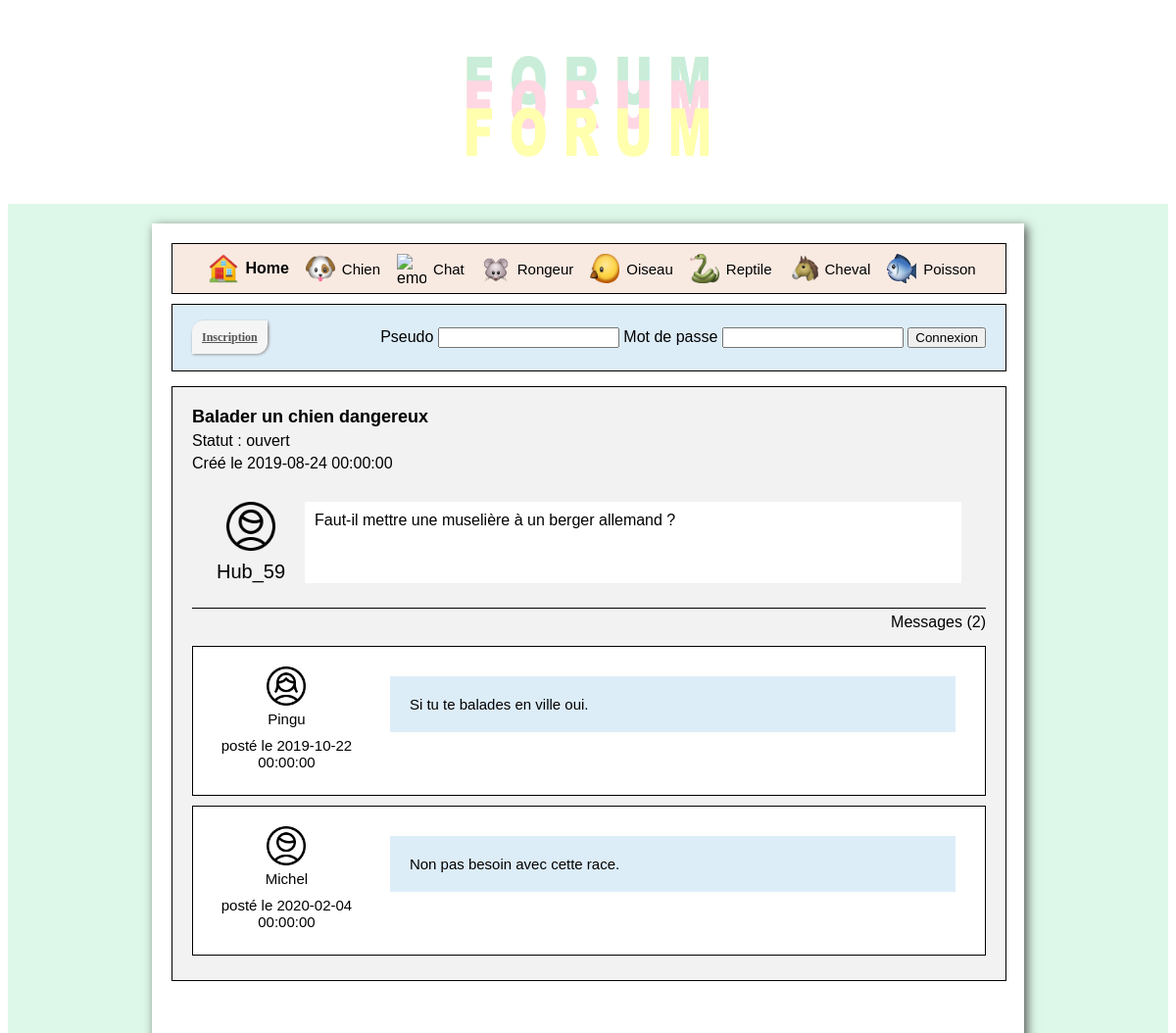
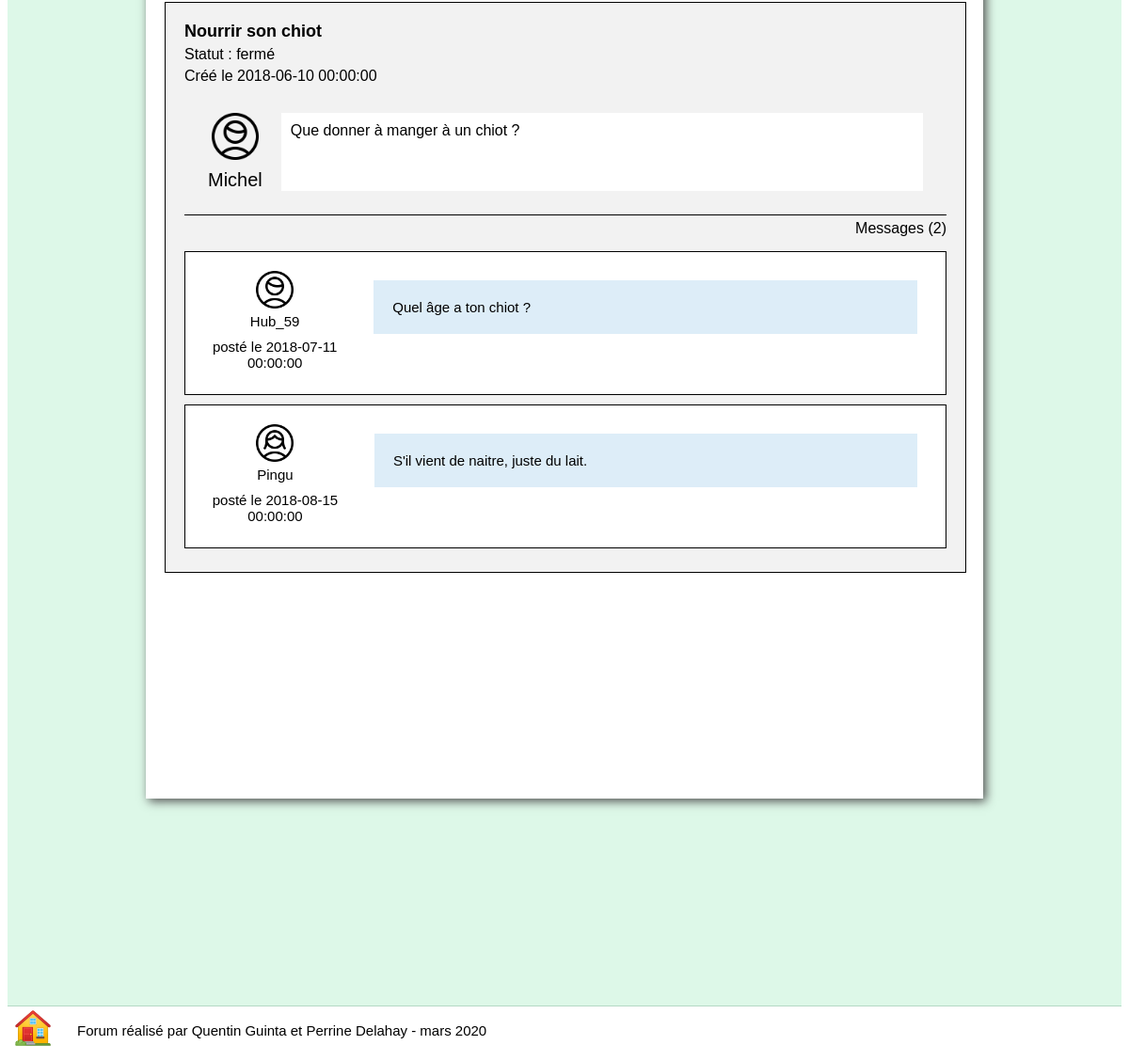
The app's page /sujet.php?idCateg=1 with its own data (2 pictures, top to bottom).
### tables this page shows
CREATE TABLE IF NOT EXISTS Discussion(
idDiscussion INT AUTO_INCREMENT,
titreDiscussion VARCHAR(64),
texteDiscussion TEXT,
dateDiscussion DATETIME,
isClosed TINYINT,
idCategorie INT,
idUser INT,
PRIMARY KEY(idDiscussion));

CREATE TABLE IF NOT EXISTS Utilisateur(
idUser INT AUTO_INCREMENT,  
pseudo VARCHAR(64),  
email VARCHAR(64),
cheminAvatar VARCHAR(64), 
password VARCHAR(64),
isAdmin TINYINT,
isConnected TINYINT,
isBanned TINYINT,
motifBan VARCHAR(64),
dateFinBan DATETIME,
PRIMARY KEY(idUser));

CREATE TABLE IF NOT EXISTS Message(
idMessage INT AUTO_INCREMENT,
texteMessage TEXT,
dateMessage DATETIME,
idUser INT,
idDiscussion INT,
PRIMARY KEY(idMessage));

### dataManagers/CategorieManager.php (called while the page is built, shortened)
<?php
    include_once("C:/UwAmp/www/PPE01-Le-Forum/PHP Perrine/dataManagers/DiscussionManager.php");
    class CategorieManager
    {
        public static function getDiscussions($idCategorie)
        {
            $tabDiscussions = array();
            $connex = DatabaseLinker::getConnexion();
            $state = $connex->prepare("SELECT idDiscussion FROM Discussion WHERE idCategorie=? ORDER BY dateDiscussion DESC");
            $state->bindParam(1, $idCategorie);
            $state->execute();
            $resultats = $state->fetchAll();
            foreach($resultats as $result)
            {
                $discussion = DiscussionManager::findDiscussion($result["idDiscussion"]);
                $tabDiscussions[] = $discussion;
            }
            return $tabDiscussions;
        }
    }
?>

### dataManagers/DiscussionManager.php (called while the page is built, shortened)
<?php
    include_once("C:/UwAmp/www/PPE01-Le-Forum/PHP Perrine/data/Discussion.php");
    include_once("MessageManager.php");
    class DiscussionManager
    {
        public static function findDiscussion($idDiscussion)
        {
            $discussion = null;
            $connex = DatabaseLinker::getConnexion();
            $state = $connex->prepare("SELECT * FROM Discussion WHERE idDiscussion=?");
            $state->bindParam(1, $idDiscussion);
            $state->execute();
            $resultats = $state->fetchAll();
            if(sizeof($resultats)>0)
            {
                $result = $resultats[0];
                $discussion = new Discussion();
                $discussion->setIdDiscussion($idDiscussion);
                $discussion->setTitreDiscussion($result["titreDiscussion"]);
                $discussion->setTexteDiscussion($result["texteDiscussion"]);
                $discussion->setDateDiscussion($result["dateDiscussion"]);
                $discussion->setIsClosed($result["isClosed"]);
                $discussion->setIdCategorie($result["idCategorie"]);
                $discussion->setIdUser($result["idUser"]);
            }
            return $discussion;
        }
        public static function getMessages($idDiscussion)
        {
            $tabMessages = array();
            $connex = DatabaseLinker::getConnexion();
            $state = $connex->prepare("SELECT idMessage FROM Message WHERE idDiscussion=? ORDER BY dateMessage");
            $state->bindParam(1, $idDiscussion);
            $state->execute();
            $resultats = $state->fetchAll();
            foreach($resultats as $result)
            {
                $message = MessageManager::findMessage($result["idMessage"]);
                $tabMessages[] = $message;
            }
            return $tabMessages;
        }
    }
?>

### data/Discussion.php (called while the page is built, shortened)
<?php
    class Discussion
    {
        private $titreDiscussion;
        private $texteDiscussion;
        private $dateDiscussion;
        private $isClosed;
        function getTitreDiscussion()
        {
            return $this->titreDiscussion;
        }
        function getTexteDiscussion()
        {
            return $this->texteDiscussion;
        }
        function getDateDiscussion()
        {
            return $this->dateDiscussion;
        }
        function getIsClosed()
        {
            return $this->isClosed;
        }
        function setTitreDiscussion($titreDiscussion)
        {
            $this->titreDiscussion = $titreDiscussion;
        }
        function setTexteDiscussion($texteDiscussion)
        {
            $this->texteDiscussion = $texteDiscussion;
        }
        function setDateDiscussion($dateDiscussion)
        {
            $this->dateDiscussion = $dateDiscussion;
        }
        function setIsClosed($isClosed)
        {
            $this->isClosed = $isClosed;
        }
    }
?>

### dataManagers/UtilisateurManager.php (called while the page is built, shortened)
<?php
    include_once("C:/UwAmp/www/PPE01-Le-Forum/PHP Perrine/data/Utilisateur.php");
    class UtilisateurManager
    {
        public static function findUserWithId($idUser)
        {
            $connex = DatabaseLinker::getConnexion();
            $user=null;
            $state=$connex->prepare("SELECT * FROM Utilisateur WHERE idUser=?");
            $state->bindParam(1,$idUser);
            $state->execute();
            $resultatsUsers=$state->fetchAll();
            if(!empty($resultatsUsers))
            {
                $resultUser=$resultatsUsers[0];
                $user = new Utilisateur();
                $user->setIdUser($resultUser["idUser"]);
                $user->setPseudo($resultUser["pseudo"]);
                $user->setEmail($resultUser["email"]);
                $user->setCheminAvatar($resultUser["cheminAvatar"]);
                $user->setPassword($resultUser["password"]);
                $user->setIsAdmin($resultUser["isAdmin"]);
                $user->setIsConnected($resultUser["isConnected"]);
                $user->setIsBanned($resultUser["isBanned"]);
                $user->setMotifBan($resultUser["motifBan"]);
                $user->setDateFinBan($resultUser["dateFinBan"]);
            }
            return $user;
        }
    }
?>

### data/Utilisateur.php (called while the page is built, shortened)
<?php
    class Utilisateur
    {
        private $idUser;
        private $pseudo;
        private $cheminAvatar;
        function getIdUser()
        {
            return $this->idUser;
        }
        function getPseudo()
        {
            return $this->pseudo;
        }
        function getCheminAvatar()
        {
            return $this->cheminAvatar;
        }
        function setIdUser($idUser)
        {
            $this->idUser = $idUser;
        }
        function setPseudo($pseudo)
        {
            $this->pseudo = $pseudo;
        }
        function setCheminAvatar($cheminAvatar)
        {
            $this->cheminAvatar = $cheminAvatar;
        }
    }

### dataManagers/MessageManager.php (called while the page is built, shortened)
<?php
    include_once("C:/UwAmp/www/PPE01-Le-Forum/PHP Perrine/data/Message.php");
    class MessageManager
    {
        public static function findMessage($idMessage)
        {
            $message = null;
            $connex = DatabaseLinker::getConnexion();
            $state = $connex->prepare("SELECT * FROM Message WHERE idMessage=?");
            $state->bindParam(1, $idMessage);
            $state->execute();
            $resultats = $state->fetchAll();
            if(sizeof($resultats)>0)
            {
                $result = $resultats[0];
                $message = new Message();
                $message->setIdMessage($idMessage);
                $message->setTexteMessage($result["texteMessage"]);
                $message->setDateMessage($result["dateMessage"]);
                $message->setIdUser($result["idUser"]);
                $message->setIdDiscussion($result["idDiscussion"]);
            }
            return $message;
        }
    }
?>

### data/Message.php (called while the page is built, shortened)
<?php
    class Message
    {
        private $texteMessage;
        private $dateMessage;
        function getTexteMessage()
        {
            return $this->texteMessage;
        }
        function setTexteMessage($texteMessage)
        {
            $this->texteMessage = $texteMessage;
        }
        function getDateMessage()
        {
            return $this->dateMessage;
        }
        function setDateMessage($dateMessage)
        {
            $this->dateMessage = $dateMessage;
        }
    }
?>

### sujet.php (the view, shortened to what this page needs)
<?php
    include_once("include/header.php");
    include_once("data/Utilisateur.php");
    include_once("dataManagers/UtilisateurManager.php");
    include_once("dataManagers/DiscussionManager.php");
    include_once("dataManagers/MessageManager.php");
    include_once("dataManagers/CategorieManager.php");
    if(!isset($_SESSION["login"]))
    {
?>
        <div class="inscription-connexion-box">
            <div class="button">
                <a href="inscription.php">Inscription</a>
            </div>
            <div class="connexion-box">
                <form method="POST" action="index.php">
                    <label> Pseudo </label>
                    <input type="text" name="pseudo"/>
                    <label> Mot de passe </label>
                    <input type="password" name="password"/>
                    <input type="submit" value="Connexion"/>
                </form>
            </div>
        </div>
<?php
    }
    $currentUser = new Utilisateur();
?>
<?php
    $idCategorie = $_GET["idCateg"];
    $tabDiscussions = CategorieManager::getDiscussions($idCategorie);
    foreach($tabDiscussions as $discussion)
    {
?>
        <div class="discussion-container">
<?php
        $user = UtilisateurManager::findUserWithId($discussion->getIdUser());
        $tabMessages = DiscussionManager::getMessages($discussion->getIdDiscussion());
?>
        <div class="discussion-titre"><?php echo $discussion->getTitreDiscussion(); ?></div>
        <div class="discussion-statut"><?php if($discussion->getIsClosed()==0){ echo "Statut : ouvert"; }else if($discussion->getIsClosed()==1){ echo "Statut : fermé";}?></div>
        <div class="discussion-date"><?php echo "Créé le ".$discussion->getDateDiscussion(); ?></div>
        <div class="discussion-user-texte">
            <div class="discussion-user">
                <img class="discussion-avatar" src="images/<?php echo $user->getCheminAvatar();?>"/>
                <div class="discussion-pseudo">
<?php
                    if($currentUser->getIdUser()==$user->getIdUser())
                    {
?>
                        <a href="account.php"><?php echo $currentUser->getPseudo(); ?></a>
<?php
                    }
                    else
                    {
                        echo $user->getPseudo();
                    }
?>
                </div>
            </div>
            <div class="discussion-texte"><?php echo $discussion->getTexteDiscussion(); ?></div>
        </div>
        <div class="message-nombre"><?php echo "Messages (".sizeof($tabMessages).")"; ?></div>
<?php
        foreach($tabMessages as $message)
        {
            $user= UtilisateurManager::findUserWithId($message->getIdUser());
?>
            <div class="message-container">
                <div class="message-block-gauche">
                    <img class="message-avatar" src="images/<?php echo $user->getCheminAvatar();?>"/>
                    <div class="message-user"><?php echo $user->getPseudo(); ?></div>
                    <div class="message-date"><?php echo "posté le ".$message->getDateMessage(); ?></div>
                </div>
                <div class="message-block-droite">
                    <div class="message-texte"><?php echo $message->getTexteMessage(); ?></div>
                </div>
            </div>
<?php
        }
?>
        </div>
<?php
    }
    include("include/footer.php")
?>

### css/general.css (style rules this page uses)
img { width: 40px; height: 40px; }
.inscription-connexion-box { display: flex; justify-content: space-between; align-items: center; background: #DDEDF8; padding: 20px; margin-top: 10px; border: 0.5px solid black; }
.connexion-box { display: flex; color: black; }
.button { border-radius:12px 0 12px 0; background: #f5f5f5; border:none; color:#555; font:bold 12px Verdana; padding:6px 0 6px 0; box-shadow:1px 1px 3px #999; }
.button a { border-radius:12px 0 12px 0; background: #f5f5f5; border:none; color:#555; font: bold 12px Verdana; padding:10px; box-shadow:1px 1px 3px #999; }
.discussion-container { margin-top: 15px; margin-bottom: 40px; padding-bottom : 40px; border: 0.5px solid black; background-color: #f2f2f2; padding: 20px; }
.discussion-titre { font-weight: bold; font-size: 18px; color: black; margin-bottom: 5px; }
.discussion-statut { margin-bottom: 5px; }
.discussion-date { margin-bottom: 5px; }
.discussion-user-texte { display: flex; justify-content: flex-start; padding: 15px; border-bottom: 0.5px solid black; }
.discussion-texte { margin: 10px; background-color: white; padding: 10px; width: 100%; text-align: justify; }
.discussion-user { display: flex; justify-content: flex-start; align-items: center; margin: 10px; flex-direction: column; }
.discussion-pseudo { margin-top: 5px; font-size: 20px; }
.discussion-avatar { width: 50px; height: 50px; margin-bottom: 5px; }
.message-nombre { margin-bottom: 15px; margin-top: 5px; text-align: right; }
.message-container { color: black; background-color: white; font-size: 15px; border: 0.5px solid black; margin-bottom: 5px; padding: 10px; margin-top:10px; display: flex; flex-direction: row; justify-content: center; }
.message-block-droite { margin: 10px; background-color: white; padding: 10px; width: 100%; text-align: justify; height: 100%; }
.message-block-gauche { display: flex; justify-content: center; align-items: center; margin: 10px; flex-direction: column; }
.message-texte { background-color: #DDEDF8; padding: 20px; margin-bottom: 10px; }
.message-date { padding: 5px; text-align: center; }
.message-user { padding: 5px; }

### records on screen
discussion: titreDiscussion "Balader un chien dangereux", isClosed "Statut : ouvert", dateDiscussion "2019-08-24 00:00:00", idUser.cheminAvatar (picture), idUser.pseudo "Hub_59", texteDiscussion "Faut-il mettre une muselière à un berger allemand ?", sizeof($tabMessages) "2"
message: idUser.cheminAvatar (picture), idUser.pseudo "Pingu", dateMessage "2019-10-22 00:00:00", texteMessage "Si tu te balades en ville oui."
message: idUser.cheminAvatar (picture), idUser.pseudo "Michel", dateMessage "2020-02-04 00:00:00", texteMessage "Non pas besoin avec cette race."
discussion: titreDiscussion "Nourrir son chiot", isClosed "Statut : fermé", dateDiscussion "2018-06-10 00:00:00", idUser.cheminAvatar (picture), idUser.pseudo "Michel", texteDiscussion "Que donner à manger à un chiot ?", sizeof($tabMessages) "2"
message: idUser.cheminAvatar (picture), idUser.pseudo "Hub_59", dateMessage "2018-07-11 00:00:00", texteMessage "Quel âge a ton chiot ?"
message: idUser.cheminAvatar (picture), idUser.pseudo "Pingu", dateMessage "2018-08-15 00:00:00", texteMessage "S'il vient de naitre, juste du lait."
